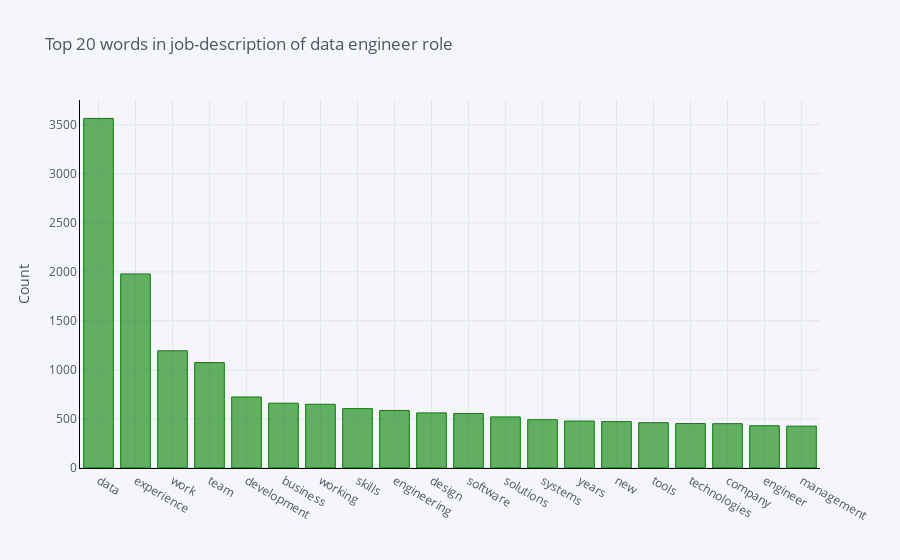

The notebook cell this image was saved under:
### Markdown cell above
## Find top words in job description of data engineer role

### Code cell
n_top = 20
common_words = get_top_n_words(df[df['search_kw'] == 'data engineer']['description'], stop_words='english', n=n_top)
df2 = pd.DataFrame(common_words, columns = ['description' , 'count'])
df2.groupby('description').sum()['count'].sort_values(ascending=False).iplot(
    kind='bar', yTitle='Count', linecolor='black',colors='Green', title='Top 20 words in job-description of data engineer role')

### Figure 1 — Plotly figure (JSON) as saved in the notebook; plotly's stock layout.template omitted (floating-point values rounded to 4 significant figures)
{"data": [{"marker": {"color": "rgba(0, 128, 0, 0.6)", "line": {"color": "rgba(0, 128, 0, 1.0)", "width": 1}}, "name": "count", "orientation": "v", "text": "", "type": "bar", "x": ["data", "experience", "work", "team", "development", "business", "working", "skills", "engineering", "design", "software", "solutions", "systems", "years", "new", "tools", "technologies", "company", "engineer", "management"], "y": [3565, 1979, 1195, 1075, 724, 661, 650, 605, 587, 562, 555, 521, 492, 479, 473, 462, 453, 452, 431, 427]}], "layout": {"legend": {"bgcolor": "#F5F6F9", "font": {"color": "#4D5663"}}, "paper_bgcolor": "#F5F6F9", "plot_bgcolor": "#F5F6F9", "title": {"font": {"color": "#4D5663"}, "text": "Top 20 words in job-description of data engineer role"}, "xaxis": {"gridcolor": "#E1E5ED", "linecolor": "black", "showgrid": true, "tickfont": {"color": "#4D5663"}, "title": {"font": {"color": "#4D5663"}, "text": ""}, "zerolinecolor": "#E1E5ED"}, "yaxis": {"gridcolor": "#E1E5ED", "linecolor": "black", "showgrid": true, "tickfont": {"color": "#4D5663"}, "title": {"font": {"color": "#4D5663"}, "text": "Count"}, "zerolinecolor": "#E1E5ED"}}}
